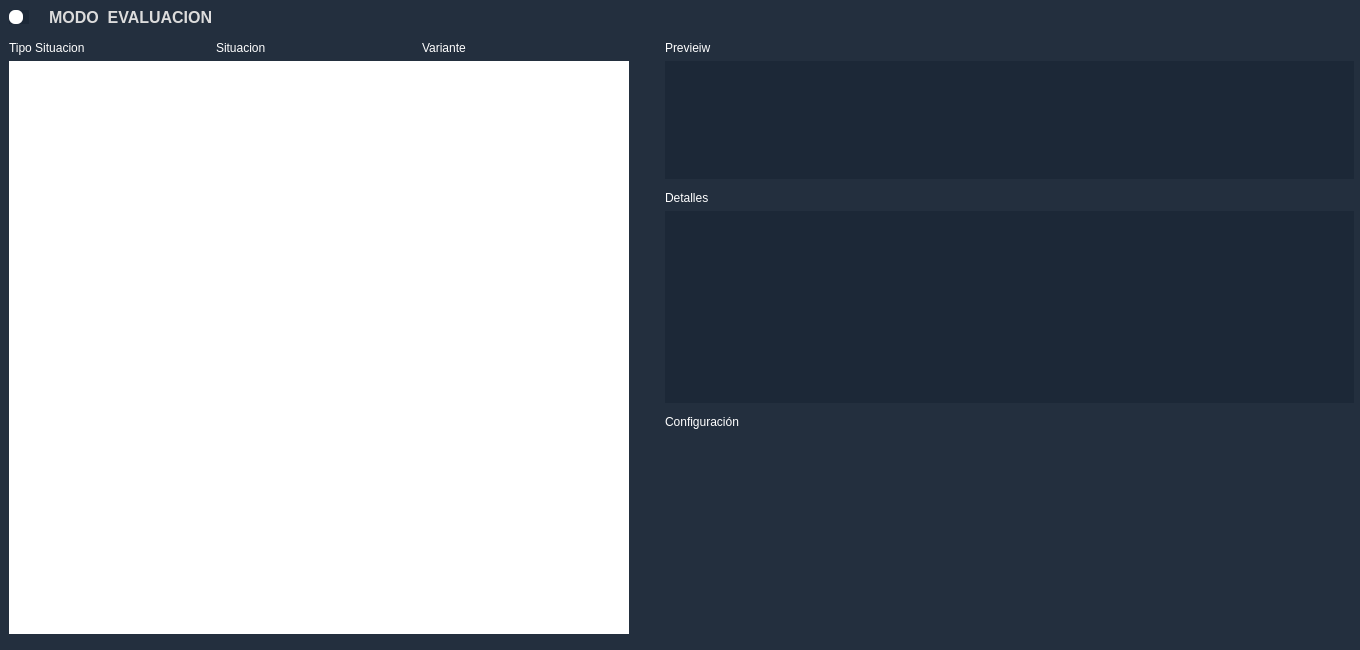
<?xml version="1.0" encoding="UTF-8"?>
<ui version="4.0">
 <class>ConfigSituacion</class>
 <widget class="QWidget" name="ConfigSituacion">
  <property name="geometry">
   <rect>
    <x>0</x>
    <y>0</y>
    <width>1360</width>
    <height>650</height>
   </rect>
  </property>
  <property name="sizePolicy">
   <sizepolicy hsizetype="Preferred" vsizetype="Preferred">
    <horstretch>0</horstretch>
    <verstretch>0</verstretch>
   </sizepolicy>
  </property>
  <property name="minimumSize">
   <size>
    <width>1360</width>
    <height>650</height>
   </size>
  </property>
  <property name="maximumSize">
   <size>
    <width>1360</width>
    <height>11111111</height>
   </size>
  </property>
  <property name="windowTitle">
   <string>Form</string>
  </property>
  <property name="styleSheet">
   <string notr="true">QWidget{
	background-color: #232F3E;
}
QFrame{
	/*background-color: rgb(180, 180, 200);*/
	border: 0
}
/*-----QRadioButton-----*/
QRadioButton{
	color: #fff;
	background-color: rgb(28, 40, 55);
}
QRadioButton::indicator::unchecked:hover {
	background-color: #0922e0;
	border: 2px solid #000;
	border-radius: 6px;
}
QRadioButton::indicator::checked {
	border: 2px solid #0922e0;
	border-radius: 6px;
	background-color: #002b2b;  
	width: 9px; 
	height: 9px; 
}
QRadioButton::indicator:unchecked {
    background-color:#fff;
    border-radius: 6px;
}</string>
  </property>
  <layout class="QHBoxLayout" name="horizontalLayout">
   <property name="leftMargin">
    <number>0</number>
   </property>
   <property name="topMargin">
    <number>0</number>
   </property>
   <property name="rightMargin">
    <number>0</number>
   </property>
   <property name="bottomMargin">
    <number>6</number>
   </property>
   <item alignment="Qt::AlignTop">
    <widget class="QFrame" name="aModuloEvaluacion">
     <property name="sizePolicy">
      <sizepolicy hsizetype="Fixed" vsizetype="Expanding">
       <horstretch>0</horstretch>
       <verstretch>0</verstretch>
      </sizepolicy>
     </property>
     <property name="minimumSize">
      <size>
       <width>0</width>
       <height>640</height>
      </size>
     </property>
     <property name="maximumSize">
      <size>
       <width>16777215</width>
       <height>1000</height>
      </size>
     </property>
     <property name="frameShape">
      <enum>QFrame::StyledPanel</enum>
     </property>
     <property name="frameShadow">
      <enum>QFrame::Raised</enum>
     </property>
     <layout class="QVBoxLayout" name="verticalLayout">
      <property name="spacing">
       <number>6</number>
      </property>
      <property name="topMargin">
       <number>0</number>
      </property>
      <property name="rightMargin">
       <number>0</number>
      </property>
      <property name="bottomMargin">
       <number>6</number>
      </property>
      <item alignment="Qt::AlignLeft">
       <widget class="QFrame" name="aEvaluacion">
        <property name="sizePolicy">
         <sizepolicy hsizetype="Expanding" vsizetype="Minimum">
          <horstretch>0</horstretch>
          <verstretch>0</verstretch>
         </sizepolicy>
        </property>
        <property name="minimumSize">
         <size>
          <width>0</width>
          <height>35</height>
         </size>
        </property>
        <property name="frameShape">
         <enum>QFrame::StyledPanel</enum>
        </property>
        <property name="frameShadow">
         <enum>QFrame::Raised</enum>
        </property>
        <layout class="QGridLayout" name="gridLayout_2">
         <property name="leftMargin">
          <number>0</number>
         </property>
         <property name="topMargin">
          <number>0</number>
         </property>
         <property name="rightMargin">
          <number>0</number>
         </property>
         <property name="bottomMargin">
          <number>0</number>
         </property>
         <property name="horizontalSpacing">
          <number>20</number>
         </property>
         <property name="verticalSpacing">
          <number>0</number>
         </property>
         <item row="0" column="0" alignment="Qt::AlignHCenter">
          <widget class="QRadioButton" name="QModoEvaluacion">
           <property name="sizePolicy">
            <sizepolicy hsizetype="Fixed" vsizetype="Fixed">
             <horstretch>0</horstretch>
             <verstretch>0</verstretch>
            </sizepolicy>
           </property>
           <property name="font">
            <font>
             <weight>50</weight>
             <bold>false</bold>
             <kerning>false</kerning>
            </font>
           </property>
           <property name="styleSheet">
            <string notr="true"/>
           </property>
           <property name="text">
            <string/>
           </property>
           <property name="iconSize">
            <size>
             <width>8</width>
             <height>8</height>
            </size>
           </property>
          </widget>
         </item>
         <item row="0" column="1" alignment="Qt::AlignHCenter">
          <widget class="QLabel" name="label_8">
           <property name="sizePolicy">
            <sizepolicy hsizetype="Fixed" vsizetype="Fixed">
             <horstretch>0</horstretch>
             <verstretch>0</verstretch>
            </sizepolicy>
           </property>
           <property name="minimumSize">
            <size>
             <width>0</width>
             <height>25</height>
            </size>
           </property>
           <property name="font">
            <font>
             <pointsize>12</pointsize>
             <weight>75</weight>
             <italic>false</italic>
             <bold>true</bold>
            </font>
           </property>
           <property name="styleSheet">
            <string notr="true">color: rgb(220, 220, 220);</string>
           </property>
           <property name="text">
            <string>MODO  EVALUACION</string>
           </property>
          </widget>
         </item>
        </layout>
       </widget>
      </item>
      <item alignment="Qt::AlignVCenter">
       <widget class="QFrame" name="frame_3">
        <property name="sizePolicy">
         <sizepolicy hsizetype="Expanding" vsizetype="Fixed">
          <horstretch>0</horstretch>
          <verstretch>0</verstretch>
         </sizepolicy>
        </property>
        <property name="minimumSize">
         <size>
          <width>0</width>
          <height>0</height>
         </size>
        </property>
        <property name="frameShape">
         <enum>QFrame::StyledPanel</enum>
        </property>
        <property name="frameShadow">
         <enum>QFrame::Raised</enum>
        </property>
        <layout class="QHBoxLayout" name="horizontalLayout_3">
         <property name="spacing">
          <number>0</number>
         </property>
         <property name="leftMargin">
          <number>0</number>
         </property>
         <property name="topMargin">
          <number>0</number>
         </property>
         <property name="rightMargin">
          <number>0</number>
         </property>
         <property name="bottomMargin">
          <number>0</number>
         </property>
         <item alignment="Qt::AlignVCenter">
          <widget class="QLabel" name="label_2">
           <property name="sizePolicy">
            <sizepolicy hsizetype="Preferred" vsizetype="Fixed">
             <horstretch>0</horstretch>
             <verstretch>0</verstretch>
            </sizepolicy>
           </property>
           <property name="styleSheet">
            <string notr="true">color: rgb(255, 255, 255);</string>
           </property>
           <property name="text">
            <string>Tipo Situacion</string>
           </property>
           <property name="wordWrap">
            <bool>true</bool>
           </property>
          </widget>
         </item>
         <item alignment="Qt::AlignVCenter">
          <widget class="QLabel" name="label_3">
           <property name="sizePolicy">
            <sizepolicy hsizetype="Preferred" vsizetype="Fixed">
             <horstretch>0</horstretch>
             <verstretch>0</verstretch>
            </sizepolicy>
           </property>
           <property name="styleSheet">
            <string notr="true">color: rgb(255, 255, 255);</string>
           </property>
           <property name="text">
            <string>Situacion</string>
           </property>
          </widget>
         </item>
         <item alignment="Qt::AlignVCenter">
          <widget class="QLabel" name="label_4">
           <property name="sizePolicy">
            <sizepolicy hsizetype="Preferred" vsizetype="Fixed">
             <horstretch>0</horstretch>
             <verstretch>0</verstretch>
            </sizepolicy>
           </property>
           <property name="styleSheet">
            <string notr="true">color: rgb(255, 255, 255);</string>
           </property>
           <property name="text">
            <string>Variante</string>
           </property>
          </widget>
         </item>
        </layout>
       </widget>
      </item>
      <item>
       <widget class="QFrame" name="frame_4">
        <property name="sizePolicy">
         <sizepolicy hsizetype="Fixed" vsizetype="Expanding">
          <horstretch>0</horstretch>
          <verstretch>0</verstretch>
         </sizepolicy>
        </property>
        <property name="frameShape">
         <enum>QFrame::StyledPanel</enum>
        </property>
        <property name="frameShadow">
         <enum>QFrame::Raised</enum>
        </property>
        <layout class="QGridLayout" name="gridLayout">
         <property name="leftMargin">
          <number>0</number>
         </property>
         <property name="topMargin">
          <number>0</number>
         </property>
         <property name="rightMargin">
          <number>0</number>
         </property>
         <property name="bottomMargin">
          <number>0</number>
         </property>
         <property name="spacing">
          <number>0</number>
         </property>
         <item row="0" column="0">
          <widget class="QColumnView" name="QSituacionSelect">
           <property name="sizePolicy">
            <sizepolicy hsizetype="Fixed" vsizetype="Expanding">
             <horstretch>0</horstretch>
             <verstretch>0</verstretch>
            </sizepolicy>
           </property>
           <property name="minimumSize">
            <size>
             <width>620</width>
             <height>0</height>
            </size>
           </property>
           <property name="styleSheet">
            <string notr="true">background-color: rgb(255, 255, 255);</string>
           </property>
          </widget>
         </item>
        </layout>
       </widget>
      </item>
     </layout>
    </widget>
   </item>
   <item alignment="Qt::AlignTop">
    <widget class="QFrame" name="bMenuDetalleSit">
     <property name="sizePolicy">
      <sizepolicy hsizetype="Expanding" vsizetype="Expanding">
       <horstretch>0</horstretch>
       <verstretch>0</verstretch>
      </sizepolicy>
     </property>
     <property name="minimumSize">
      <size>
       <width>0</width>
       <height>650</height>
      </size>
     </property>
     <property name="sizeIncrement">
      <size>
       <width>0</width>
       <height>0</height>
      </size>
     </property>
     <property name="frameShape">
      <enum>QFrame::StyledPanel</enum>
     </property>
     <property name="frameShadow">
      <enum>QFrame::Raised</enum>
     </property>
     <layout class="QVBoxLayout" name="verticalLayout_2">
      <property name="spacing">
       <number>6</number>
      </property>
      <property name="leftMargin">
       <number>30</number>
      </property>
      <property name="topMargin">
       <number>0</number>
      </property>
      <property name="rightMargin">
       <number>6</number>
      </property>
      <property name="bottomMargin">
       <number>6</number>
      </property>
      <item alignment="Qt::AlignRight|Qt::AlignTop">
       <widget class="QFrame" name="aSalir">
        <property name="sizePolicy">
         <sizepolicy hsizetype="Fixed" vsizetype="Fixed">
          <horstretch>0</horstretch>
          <verstretch>0</verstretch>
         </sizepolicy>
        </property>
        <property name="minimumSize">
         <size>
          <width>0</width>
          <height>35</height>
         </size>
        </property>
        <property name="frameShape">
         <enum>QFrame::StyledPanel</enum>
        </property>
        <property name="frameShadow">
         <enum>QFrame::Raised</enum>
        </property>
        <layout class="QVBoxLayout" name="verticalLayout_5">
         <property name="spacing">
          <number>0</number>
         </property>
         <property name="leftMargin">
          <number>0</number>
         </property>
         <property name="topMargin">
          <number>0</number>
         </property>
         <property name="rightMargin">
          <number>0</number>
         </property>
         <property name="bottomMargin">
          <number>0</number>
         </property>
         <item>
          <widget class="QPushButton" name="SalirEjercitacion">
           <property name="sizePolicy">
            <sizepolicy hsizetype="Fixed" vsizetype="Fixed">
             <horstretch>0</horstretch>
             <verstretch>0</verstretch>
            </sizepolicy>
           </property>
           <property name="minimumSize">
            <size>
             <width>0</width>
             <height>0</height>
            </size>
           </property>
           <property name="maximumSize">
            <size>
             <width>20</width>
             <height>20</height>
            </size>
           </property>
           <property name="styleSheet">
            <string notr="true"/>
           </property>
           <property name="text">
            <string/>
           </property>
           <property name="icon">
            <iconset resource="../RecursosSTPUI.qrc">
             <normaloff>:/Imagnes MainSTP/MyIconos/icono Salir.png</normaloff>:/Imagnes MainSTP/MyIconos/icono Salir.png</iconset>
           </property>
           <property name="iconSize">
            <size>
             <width>20</width>
             <height>20</height>
            </size>
           </property>
           <property name="flat">
            <bool>true</bool>
           </property>
          </widget>
         </item>
        </layout>
       </widget>
      </item>
      <item>
       <widget class="QFrame" name="bSituacion">
        <property name="sizePolicy">
         <sizepolicy hsizetype="Expanding" vsizetype="Fixed">
          <horstretch>0</horstretch>
          <verstretch>0</verstretch>
         </sizepolicy>
        </property>
        <property name="styleSheet">
         <string notr="true"/>
        </property>
        <property name="frameShape">
         <enum>QFrame::StyledPanel</enum>
        </property>
        <property name="frameShadow">
         <enum>QFrame::Raised</enum>
        </property>
        <layout class="QVBoxLayout" name="verticalLayout_3">
         <property name="spacing">
          <number>6</number>
         </property>
         <property name="leftMargin">
          <number>0</number>
         </property>
         <property name="topMargin">
          <number>0</number>
         </property>
         <property name="rightMargin">
          <number>0</number>
         </property>
         <property name="bottomMargin">
          <number>0</number>
         </property>
         <item>
          <widget class="QLabel" name="bLabelSituacion">
           <property name="sizePolicy">
            <sizepolicy hsizetype="Fixed" vsizetype="Fixed">
             <horstretch>0</horstretch>
             <verstretch>0</verstretch>
            </sizepolicy>
           </property>
           <property name="minimumSize">
            <size>
             <width>0</width>
             <height>0</height>
            </size>
           </property>
           <property name="styleSheet">
            <string notr="true">color: rgb(255, 255, 255);</string>
           </property>
           <property name="text">
            <string>Previeiw</string>
           </property>
          </widget>
         </item>
         <item>
          <widget class="QFrame" name="bPreview">
           <property name="sizePolicy">
            <sizepolicy hsizetype="Expanding" vsizetype="Preferred">
             <horstretch>0</horstretch>
             <verstretch>0</verstretch>
            </sizepolicy>
           </property>
           <property name="minimumSize">
            <size>
             <width>0</width>
             <height>0</height>
            </size>
           </property>
           <property name="styleSheet">
            <string notr="true">background-color: rgb(28, 40, 55);
color: #fff;</string>
           </property>
           <property name="frameShape">
            <enum>QFrame::StyledPanel</enum>
           </property>
           <property name="frameShadow">
            <enum>QFrame::Raised</enum>
           </property>
           <layout class="QHBoxLayout" name="horizontalLayout_2">
            <property name="rightMargin">
             <number>0</number>
            </property>
            <item>
             <widget class="QGraphicsView" name="graphicsView_3">
              <property name="sizePolicy">
               <sizepolicy hsizetype="Expanding" vsizetype="Minimum">
                <horstretch>0</horstretch>
                <verstretch>0</verstretch>
               </sizepolicy>
              </property>
              <property name="maximumSize">
               <size>
                <width>150</width>
                <height>100</height>
               </size>
              </property>
              <property name="frameShape">
               <enum>QFrame::NoFrame</enum>
              </property>
             </widget>
            </item>
            <item>
             <widget class="QGraphicsView" name="graphicsView">
              <property name="sizePolicy">
               <sizepolicy hsizetype="Expanding" vsizetype="Minimum">
                <horstretch>0</horstretch>
                <verstretch>0</verstretch>
               </sizepolicy>
              </property>
              <property name="maximumSize">
               <size>
                <width>150</width>
                <height>100</height>
               </size>
              </property>
              <property name="frameShape">
               <enum>QFrame::NoFrame</enum>
              </property>
             </widget>
            </item>
            <item>
             <widget class="QGraphicsView" name="graphicsView_2">
              <property name="sizePolicy">
               <sizepolicy hsizetype="Expanding" vsizetype="Minimum">
                <horstretch>0</horstretch>
                <verstretch>0</verstretch>
               </sizepolicy>
              </property>
              <property name="maximumSize">
               <size>
                <width>150</width>
                <height>100</height>
               </size>
              </property>
              <property name="frameShape">
               <enum>QFrame::NoFrame</enum>
              </property>
             </widget>
            </item>
           </layout>
          </widget>
         </item>
        </layout>
       </widget>
      </item>
      <item>
       <widget class="QFrame" name="cDetalles">
        <property name="sizePolicy">
         <sizepolicy hsizetype="Expanding" vsizetype="Fixed">
          <horstretch>0</horstretch>
          <verstretch>0</verstretch>
         </sizepolicy>
        </property>
        <property name="minimumSize">
         <size>
          <width>0</width>
          <height>0</height>
         </size>
        </property>
        <property name="frameShape">
         <enum>QFrame::StyledPanel</enum>
        </property>
        <property name="frameShadow">
         <enum>QFrame::Raised</enum>
        </property>
        <layout class="QGridLayout" name="gridLayout_5">
         <property name="leftMargin">
          <number>0</number>
         </property>
         <property name="topMargin">
          <number>6</number>
         </property>
         <property name="rightMargin">
          <number>0</number>
         </property>
         <property name="bottomMargin">
          <number>6</number>
         </property>
         <property name="horizontalSpacing">
          <number>0</number>
         </property>
         <property name="verticalSpacing">
          <number>6</number>
         </property>
         <item row="1" column="0">
          <widget class="QLabel" name="detalles">
           <property name="sizePolicy">
            <sizepolicy hsizetype="Fixed" vsizetype="Fixed">
             <horstretch>0</horstretch>
             <verstretch>0</verstretch>
            </sizepolicy>
           </property>
           <property name="styleSheet">
            <string notr="true">color: rgb(255, 255, 255);</string>
           </property>
           <property name="text">
            <string>Detalles</string>
           </property>
          </widget>
         </item>
         <item row="2" column="0">
          <widget class="QTextBrowser" name="textBrowser">
           <property name="sizePolicy">
            <sizepolicy hsizetype="Expanding" vsizetype="Preferred">
             <horstretch>0</horstretch>
             <verstretch>0</verstretch>
            </sizepolicy>
           </property>
           <property name="minimumSize">
            <size>
             <width>0</width>
             <height>0</height>
            </size>
           </property>
           <property name="maximumSize">
            <size>
             <width>16777215</width>
             <height>16777215</height>
            </size>
           </property>
           <property name="styleSheet">
            <string notr="true">background-color: rgb(28, 40, 55);

color: #fff;</string>
           </property>
           <property name="frameShape">
            <enum>QFrame::NoFrame</enum>
           </property>
           <property name="frameShadow">
            <enum>QFrame::Plain</enum>
           </property>
           <property name="lineWidth">
            <number>0</number>
           </property>
          </widget>
         </item>
        </layout>
       </widget>
      </item>
      <item alignment="Qt::AlignLeft">
       <widget class="QLabel" name="label">
        <property name="styleSheet">
         <string notr="true">color: rgb(255, 255, 255);</string>
        </property>
        <property name="text">
         <string>Configuración</string>
        </property>
       </widget>
      </item>
      <item>
       <widget class="QFrame" name="dConfiguracion">
        <property name="sizePolicy">
         <sizepolicy hsizetype="Preferred" vsizetype="Expanding">
          <horstretch>0</horstretch>
          <verstretch>0</verstretch>
         </sizepolicy>
        </property>
        <property name="minimumSize">
         <size>
          <width>0</width>
          <height>0</height>
         </size>
        </property>
        <property name="maximumSize">
         <size>
          <width>695</width>
          <height>16777215</height>
         </size>
        </property>
        <property name="frameShape">
         <enum>QFrame::StyledPanel</enum>
        </property>
        <property name="frameShadow">
         <enum>QFrame::Raised</enum>
        </property>
        <layout class="QGridLayout" name="gridLayout_4" columnstretch="0">
         <property name="leftMargin">
          <number>0</number>
         </property>
         <property name="topMargin">
          <number>6</number>
         </property>
         <property name="rightMargin">
          <number>6</number>
         </property>
         <property name="bottomMargin">
          <number>0</number>
         </property>
         <property name="horizontalSpacing">
          <number>0</number>
         </property>
         <property name="verticalSpacing">
          <number>6</number>
         </property>
        </layout>
       </widget>
      </item>
     </layout>
    </widget>
   </item>
  </layout>
 </widget>
 <resources>
  <include location="../RecursosSTPUI.qrc"/>
 </resources>
 <connections/>
</ui>
